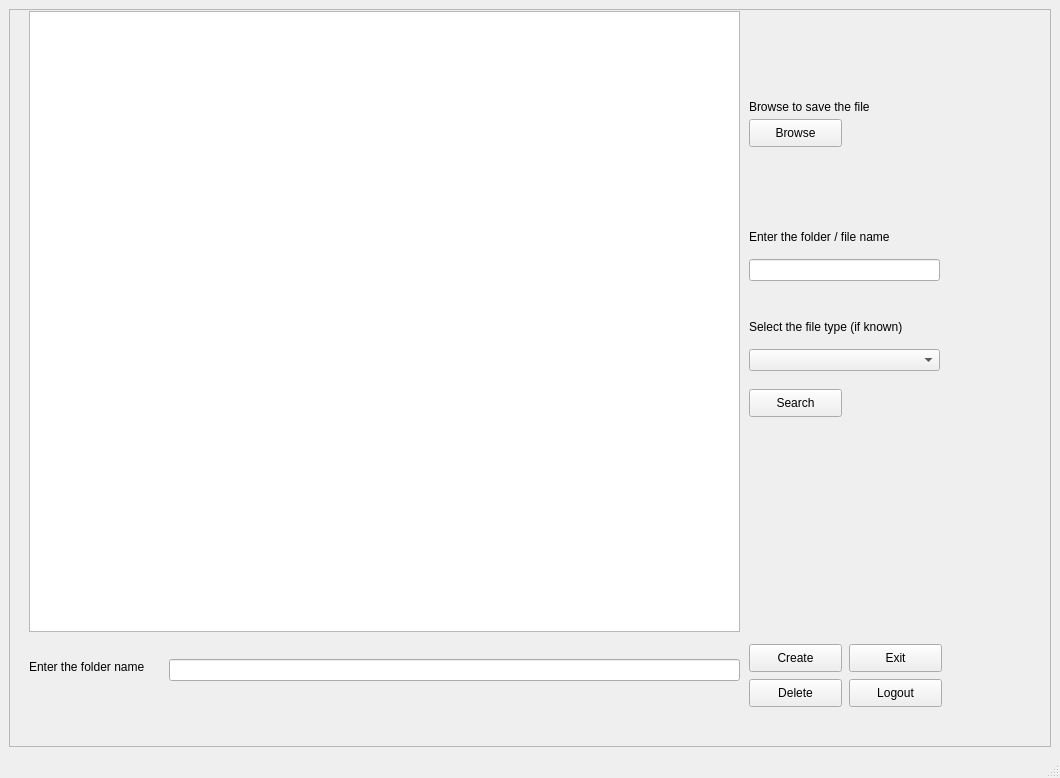
<?xml version="1.0" encoding="UTF-8"?>
<ui version="4.0">
 <class>MainWindow</class>
 <widget class="QMainWindow" name="MainWindow">
  <property name="geometry">
   <rect>
    <x>0</x>
    <y>0</y>
    <width>1060</width>
    <height>778</height>
   </rect>
  </property>
  <property name="windowTitle">
   <string>MainWindow</string>
  </property>
  <widget class="QWidget" name="centralwidget">
   <layout class="QGridLayout" name="gridLayout">
    <item row="0" column="0">
     <widget class="QFrame" name="frame">
      <property name="frameShape">
       <enum>QFrame::StyledPanel</enum>
      </property>
      <property name="frameShadow">
       <enum>QFrame::Raised</enum>
      </property>
      <widget class="QTreeView" name="treeView">
       <property name="geometry">
        <rect>
         <x>20</x>
         <y>2</y>
         <width>711</width>
         <height>621</height>
        </rect>
       </property>
      </widget>
      <widget class="QPushButton" name="createbutton">
       <property name="geometry">
        <rect>
         <x>740</x>
         <y>635</y>
         <width>93</width>
         <height>28</height>
        </rect>
       </property>
       <property name="text">
        <string>Create</string>
       </property>
      </widget>
      <widget class="QLineEdit" name="foldername">
       <property name="geometry">
        <rect>
         <x>160</x>
         <y>650</y>
         <width>571</width>
         <height>22</height>
        </rect>
       </property>
      </widget>
      <widget class="QPushButton" name="exitbutton">
       <property name="geometry">
        <rect>
         <x>840</x>
         <y>635</y>
         <width>93</width>
         <height>28</height>
        </rect>
       </property>
       <property name="text">
        <string>Exit</string>
       </property>
      </widget>
      <widget class="QPushButton" name="deletebutton">
       <property name="geometry">
        <rect>
         <x>740</x>
         <y>670</y>
         <width>93</width>
         <height>28</height>
        </rect>
       </property>
       <property name="text">
        <string>Delete</string>
       </property>
      </widget>
      <widget class="QPushButton" name="logoutbutton">
       <property name="geometry">
        <rect>
         <x>840</x>
         <y>670</y>
         <width>93</width>
         <height>28</height>
        </rect>
       </property>
       <property name="text">
        <string>Logout</string>
       </property>
      </widget>
      <widget class="QPushButton" name="searchbutton">
       <property name="geometry">
        <rect>
         <x>740</x>
         <y>380</y>
         <width>93</width>
         <height>28</height>
        </rect>
       </property>
       <property name="text">
        <string>Search</string>
       </property>
      </widget>
      <widget class="QPushButton" name="browsebutton">
       <property name="geometry">
        <rect>
         <x>740</x>
         <y>110</y>
         <width>93</width>
         <height>28</height>
        </rect>
       </property>
       <property name="text">
        <string>Browse</string>
       </property>
      </widget>
      <widget class="QLabel" name="label">
       <property name="geometry">
        <rect>
         <x>20</x>
         <y>650</y>
         <width>133</width>
         <height>16</height>
        </rect>
       </property>
       <property name="text">
        <string>Enter the folder name</string>
       </property>
      </widget>
      <widget class="QLineEdit" name="searchlineedit">
       <property name="geometry">
        <rect>
         <x>740</x>
         <y>250</y>
         <width>191</width>
         <height>22</height>
        </rect>
       </property>
      </widget>
      <widget class="QLabel" name="searchlinelabel">
       <property name="geometry">
        <rect>
         <x>740</x>
         <y>220</y>
         <width>171</width>
         <height>16</height>
        </rect>
       </property>
       <property name="text">
        <string>Enter the folder / file name</string>
       </property>
      </widget>
      <widget class="QLabel" name="typeselectlabel">
       <property name="geometry">
        <rect>
         <x>740</x>
         <y>310</y>
         <width>171</width>
         <height>16</height>
        </rect>
       </property>
       <property name="text">
        <string>Select the file type (if known)</string>
       </property>
      </widget>
      <widget class="QComboBox" name="typeselectcombobox">
       <property name="geometry">
        <rect>
         <x>740</x>
         <y>340</y>
         <width>191</width>
         <height>22</height>
        </rect>
       </property>
      </widget>
      <widget class="QLabel" name="browselineedit">
       <property name="geometry">
        <rect>
         <x>740</x>
         <y>90</y>
         <width>171</width>
         <height>16</height>
        </rect>
       </property>
       <property name="text">
        <string>Browse to save the file</string>
       </property>
      </widget>
     </widget>
    </item>
   </layout>
  </widget>
  <widget class="QMenuBar" name="menubar">
   <property name="geometry">
    <rect>
     <x>0</x>
     <y>0</y>
     <width>1060</width>
     <height>26</height>
    </rect>
   </property>
  </widget>
  <widget class="QStatusBar" name="statusbar"/>
 </widget>
 <resources/>
 <connections/>
</ui>
